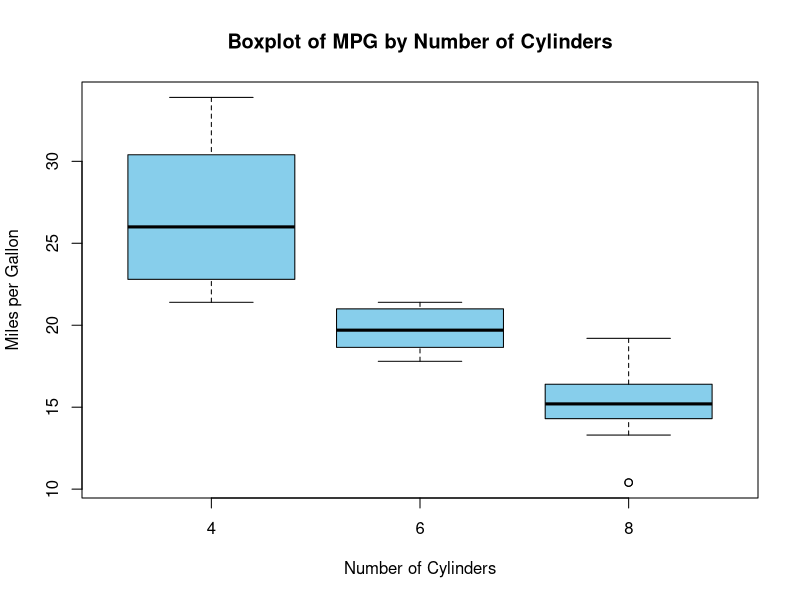

R code for this plot:
# Load the necessary dataset
data("mtcars")

# Create a boxplot graph
boxplot(mpg ~ cyl, data = mtcars,
        xlab = "Number of Cylinders", ylab = "Miles per Gallon",
        main = "Boxplot of MPG by Number of Cylinders",
        col = "skyblue", border = "black")

# Optionally, display the dataset to confirm its contents
head(mtcars)
